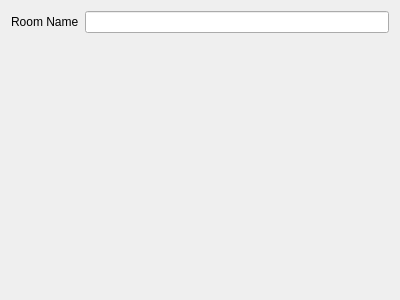
<?xml version="1.0" encoding="UTF-8"?>
<ui version="4.0">
 <class>WizardPageRoom</class>
 <widget class="QWizardPage" name="WizardPageRoom">
  <property name="geometry">
   <rect>
    <x>0</x>
    <y>0</y>
    <width>400</width>
    <height>300</height>
   </rect>
  </property>
  <property name="windowTitle">
   <string>WizardPage</string>
  </property>
  <property name="title">
   <string>New Room</string>
  </property>
  <layout class="QFormLayout" name="formLayout">
   <item row="0" column="0">
    <widget class="QLabel" name="label">
     <property name="text">
      <string>Room Name</string>
     </property>
    </widget>
   </item>
   <item row="0" column="1">
    <widget class="QLineEdit" name="lineEditName"/>
   </item>
  </layout>
 </widget>
 <resources/>
 <connections/>
</ui>
